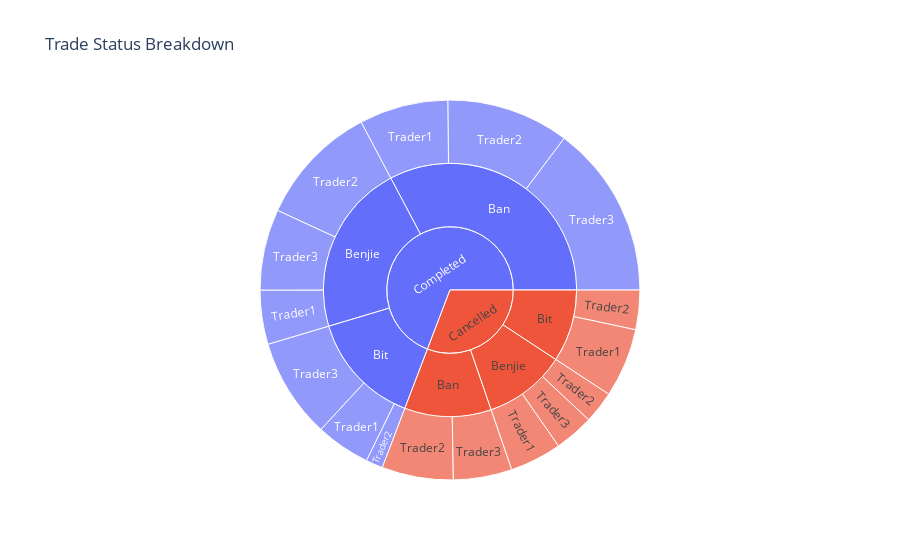

Source (notebook cell):
### Code cell
import numpy as np
import pandas as pd
import plotly.express as px

num_trades = 50
np.random.seed(0)

trade_data_pie = {
    'Fill Status': np.random.choice(['Completed', 'Cancelled'], size=num_trades, p=[0.7, 0.3]),
    'Trade Sizes': np.random.randint(1, 100, size=num_trades),
    'Face Values': np.random.randint(100, 1000, size=num_trades),
    'Counterparty': np.random.choice(['Benjie', 'Ban', 'Bit'], size=num_trades),
    'Trader': np.random.choice(['Trader1', 'Trader2', 'Trader3'], size=num_trades),
}

# Filter only 'completed' and 'cancelled' orders
filtered_data = pd.DataFrame(trade_data_pie)
filtered_data = filtered_data[filtered_data['Fill Status'].notnull()]

# Calculate total $FV for completed and cancelled trades
total_completed_fv = (filtered_data[filtered_data['Fill Status'] == 'Completed']['Trade Sizes'] * 
                      filtered_data[filtered_data['Fill Status'] == 'Completed']['Face Values']).sum()

total_cancelled_fv = (filtered_data[filtered_data['Fill Status'] == 'Cancelled']['Trade Sizes'] * 
                      filtered_data[filtered_data['Fill Status'] == 'Cancelled']['Face Values']).sum()

# Calculate percentages for completed and cancelled trades
completed_percentage = total_completed_fv / (total_completed_fv + total_cancelled_fv) * 100
cancelled_percentage = total_cancelled_fv / (total_completed_fv + total_cancelled_fv) * 100

# Create a hierarchical DataFrame for sunburst chart
sunburst_data = filtered_data.groupby(['Fill Status', 'Counterparty', 'Trader']).agg(
    FilledFV=('Trade Sizes', 'sum'),
).reset_index()

# Create an interactive sunburst chart using Plotly
fig = px.sunburst(
    sunburst_data,
    path=['Fill Status', 'Counterparty', 'Trader'],
    values='FilledFV',
    title='Trade Status Breakdown',
    hover_data=['FilledFV'],
)

hover_template_pie = '<b>%{label}</b><br>' \
                     'Completed FV: %{value:.2f}%<br>' \
                     'Trade Date: %{fullData.name|%Y-%m-%d}<br>' \
                     'Trader: %{fullData.name|%Y-%m-%d|%H:%M:%S}'

fig_pie.update_traces(hoverinfo='label+percent+name', hovertemplate=hover_template_pie)

# Add a slider for changing the time horizon
fig_pie.update_layout(
    updatemenus=[
        dict(
            type="buttons",
            x=1.05,
            y=0.7,
            buttons=[
                dict(label="Last Month", method="relayout", args=[{"xaxis.range[0]": pd.to_datetime('today') - pd.DateOffset(months=1), "xaxis.range[1]": pd.to_datetime('today')}]),
                dict(label="Last Week", method="relayout", args=[{"xaxis.range[0]": pd.to_datetime('today') - pd.DateOffset(weeks=1), "xaxis.range[1]": pd.to_datetime('today')}]),
                dict(label="Last Day", method="relayout", args=[{"xaxis.range[0]": pd.to_datetime('today') - pd.DateOffset(days=1), "xaxis.range[1]": pd.to_datetime('today')}]),
            ],
        )
    ]
)

fig.show()

### Figure 1 — Plotly figure (JSON) as saved in the notebook; plotly's stock layout.template omitted (floating-point values rounded to 4 significant figures)
{"data": [{"branchvalues": "total", "customdata": [[194], [113], [118], [151], [119], [156], [268], [70], [266], [86], [37], [128], [378], [86], [177], [218], [284], [840], [269], [561], [237], [374], [790], [1775]], "domain": {"x": [0, 1], "y": [0, 1]}, "hovertemplate": "labels=%{label}<br>FilledFV=%{customdata[0]}<br>parent=%{parent}<br>id=%{id}<extra></extra>", "ids": ["Completed/Ban/Trader1", "Cancelled/Benjie/Trader1", "Completed/Benjie/Trader1", "Cancelled/Bit/Trader1", "Completed/Bit/Trader1", "Cancelled/Ban/Trader2", "Completed/Ban/Trader2", "Cancelled/Benjie/Trader2", "Completed/Benjie/Trader2", "Cancelled/Bit/Trader2", "Completed/Bit/Trader2", "Cancelled/Ban/Trader3", "Completed/Ban/Trader3", "Cancelled/Benjie/Trader3", "Completed/Benjie/Trader3", "Completed/Bit/Trader3", "Cancelled/Ban", "Completed/Ban", "Cancelled/Benjie", "Completed/Benjie", "Cancelled/Bit", "Completed/Bit", "Cancelled", "Completed"], "labels": ["Trader1", "Trader1", "Trader1", "Trader1", "Trader1", "Trader2", "Trader2", "Trader2", "Trader2", "Trader2", "Trader2", "Trader3", "Trader3", "Trader3", "Trader3", "Trader3", "Ban", "Ban", "Benjie", "Benjie", "Bit", "Bit", "Cancelled", "Completed"], "name": "", "parents": ["Completed/Ban", "Cancelled/Benjie", "Completed/Benjie", "Cancelled/Bit", "Completed/Bit", "Cancelled/Ban", "Completed/Ban", "Cancelled/Benjie", "Completed/Benjie", "Cancelled/Bit", "Completed/Bit", "Cancelled/Ban", "Completed/Ban", "Cancelled/Benjie", "Completed/Benjie", "Completed/Bit", "Cancelled", "Completed", "Cancelled", "Completed", "Cancelled", "Completed", "", ""], "type": "sunburst", "values": [194, 113, 118, 151, 119, 156, 268, 70, 266, 86, 37, 128, 378, 86, 177, 218, 284, 840, 269, 561, 237, 374, 790, 1775]}], "layout": {"legend": {"tracegroupgap": 0}, "title": {"text": "Trade Status Breakdown"}}}
